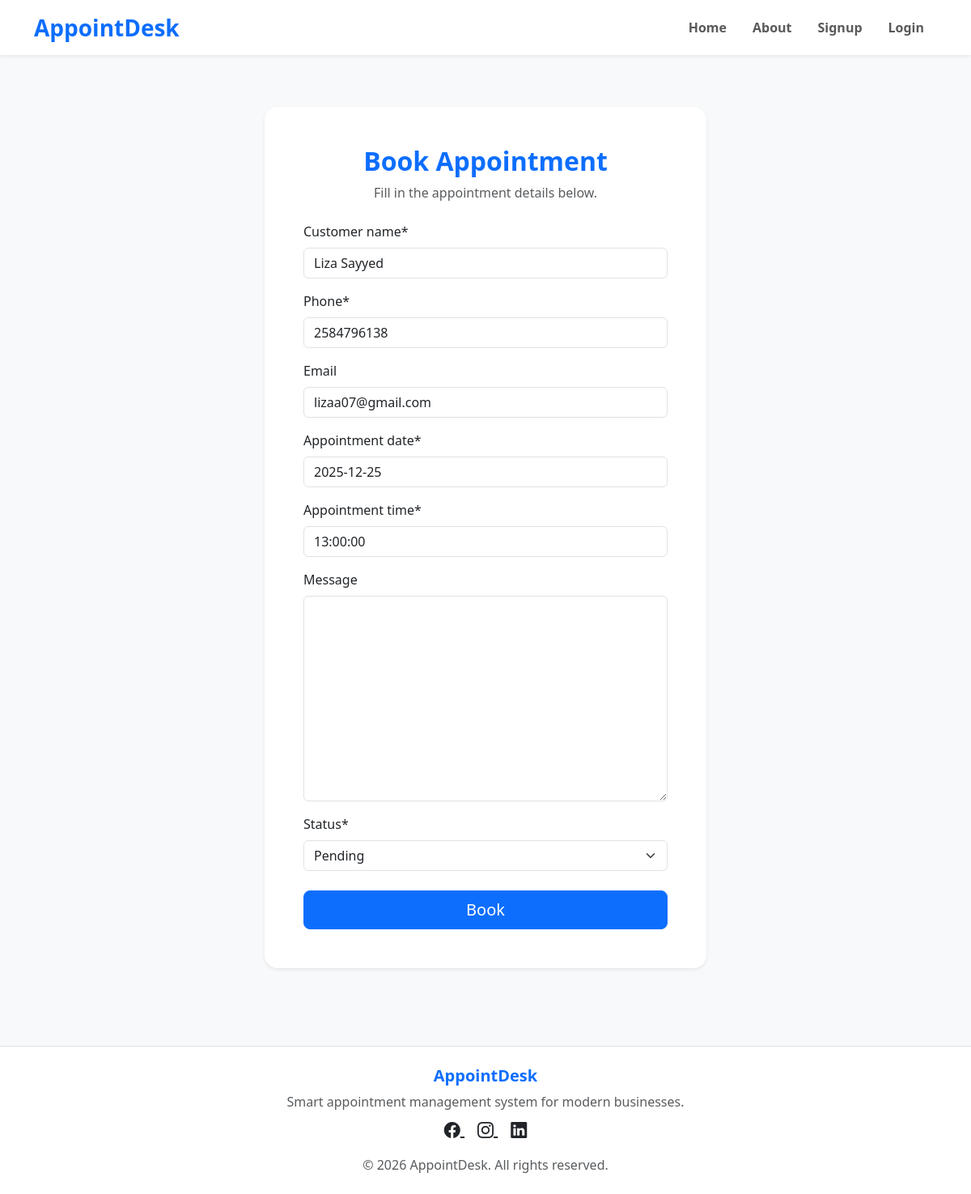
/appointments/update/1/, run on the app's committed database.
### appointment/models.py (models this page shows, shortened)
class Appointment(models.Model):
    STATUS_CHOICES = (
        ('Pending', 'Pending'),
        ('Completed', 'Completed'),
        ('Cancelled', 'Cancelled'),
    )
    user = models.ForeignKey(User, on_delete=models.CASCADE)
    customer_name = models.CharField(max_length=200)
    phone = models.CharField(max_length=15)
    email = models.EmailField(blank=True, null=True)
    appointment_date = models.DateField()
    appointment_time = models.TimeField()
    message = models.TextField(blank=True, null=True)
    status = models. CharField(
        max_length=20,
        choices= STATUS_CHOICES,
        default='Pending'
    )
    book_at = models.DateTimeField(auto_now_add=True)
    update_at = models.DateTimeField(auto_now_add=True)

### appointment/views.py (the view)
# urls.py: path('appointments/update/<id>/',update_view),
def update_view(request, id):
    appointment = Appointment.objects.get(id=id)
    form = AppointmentForm(instance=appointment)
    if request.method == 'POST':
        form = AppointmentForm(request.POST,instance=appointment)
        if form.is_valid():
            form.save()
            return redirect('/appointments/')
    template_name = 'appointment/add_appointment.html'
    context = {'form': form}
    return render(request, template_name, context)

### appointment/form.py
class AppointmentForm(forms.ModelForm):
    class Meta:
        model = Appointment
        fields = "__all__"
        exclude = ['user']

### templates/appointment/add_appointment.html (shortened to what this page needs)
{% extends 'base.html' %}
{% load crispy_forms_tags %}
{% block content %}
<section class="py-5 bg-light">
    <div class="container">
        <div class="row justify-content-center">
            <div class="col-md-8 col-lg-6">
                <div class="card border-0 shadow-sm rounded-4">
                    <div class="card-body p-5">
                        <div class="text-center mb-4">
                            <h2 class="fw-bold text-primary">
                                Book Appointment
                            </h2>
                            <p class="text-muted">
                                Fill in the appointment details below.
                            </p>
                        </div>
                        <form method="post">
                            {{ form|crispy }}
                            <div class="d-grid mt-4">
                                <button class="btn btn-primary btn-lg">
                                    Book
                                </button>
                            </div>
                        </form>
                    </div>
                </div>
            </div>
        </div>
    </div>
</section>
{% endblock %}

### data on the page
Appointment: customer_name "Liza Sayyed", phone "2584796138", email "lizaa07@gmail.com", appointment_date "2025-12-25", appointment_time "13:00:00", status "Pending"
